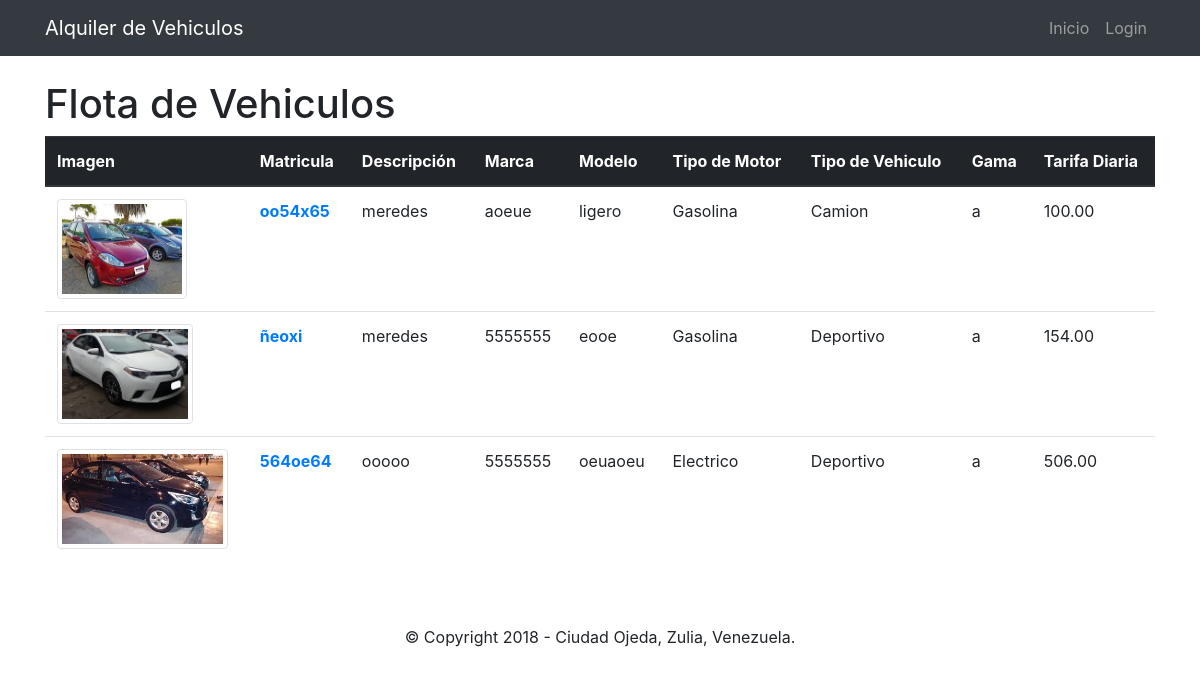
The page / on the database its author committed.
### autos/models.py (models this page shows, shortened)
class Vehiculos(models.Model):
    Choices_motor = (
        'Diesel',
        'Gasolina',
        'Electrico'
    )
    Choices_vehiculos = (
        'Turismo',
        'Deportivo',
        'Camion',
        'Limosina',
        'Monovulemen'
    )
    matricula = models.CharField(max_length=7, primary_key=True)
    marca = models.CharField(max_length=20)
    modelo = models.CharField(max_length=20)
    tipo_motor = models.IntegerField(choices=enumerate(Choices_motor))
    tipo_vehiculo = models.IntegerField(choices=enumerate(Choices_vehiculos))
    descripcion = models.CharField(max_length=20)
    techo_electrico = models.BooleanField()
    climatizacion = models.BooleanField()
    interior_cuero = models.BooleanField()
    stma_navegacion = models.BooleanField()
    cambio_automatico = models.BooleanField()
    gama = models.ForeignKey(gama, on_delete=models.PROTECT)
    tarifa_dia = models.DecimalField(
        default=0, max_digits=10, decimal_places=2)
    imagen = models.ImageField(
        upload_to='cars/', default='carro.png')
    class Meta:
        verbose_name_plural = "Vehiculos"

class gama(models.Model):
    id_gama = models.CharField(max_length=10, primary_key=True)
    descripcion = models.CharField(max_length=60)
    def __str__(self):
        return self.id_gama

### autos/views.py (the view)
# urls.py: path('', views.index.as_view(), name='Index'),
class index(generic.ListView):
    template_name = "autos/index.html"
    context_object_name = 'latest_question_list'
    paginate_by = 10
    def get_queryset(self):
        return Vehiculos.objects.all().order_by("tarifa_dia")

### autos/templates/autos/index.html
{% extends "base.html" %}
{% block content %}
{% load static %}
{% if latest_question_list %}
<h1>Flota de Vehiculos</h1>
	<div class=" table-responsive">
	<table class="table table-hover">
<thead class="thead-dark ">
    <tr>
      <th scope="col">Imagen</th>
      <th scope="col">Matricula</th>
      <th scope="col">Descripción</th>
       <th scope="col">Marca</th>
       <th scope="col">Modelo</th>
       <th scope="col">Tipo de Motor</th>
       <th scope="col">Tipo de Vehiculo</th>
       <th scope="col">Gama</th>
       <th scope="col">Tarifa Diaria</th>
     </tr>
 </thead>
    <tbody>
      {% for vehiculo in latest_question_list %}
      <tr>
        <td scope="row"><img src="{% static vehiculo.imagen.url %}" style="max-height:100px;" class="img-thumbnail"></td>
        <th> <a href="{% url 'autos:Reserva' vehiculo.matricula %}">{{vehiculo.matricula}}</a></th>
        <td>{{vehiculo.marca}}</td>
        <td>{{vehiculo.modelo}}</td>
        <td>{{vehiculo.descripcion}}</td>
        <td>{{vehiculo.get_tipo_motor_display}}</td>
        <td>{{vehiculo.get_tipo_vehiculo_display}}</td>
        <td>{{vehiculo.gama}}</td>
        <td>{{vehiculo.tarifa_dia}}</td>
      </tr>
      {% endfor %}
    </tbody>
	</table>
	</div>
{% else %}
      <p>No hay vehiculos disponibles.</p>
{% endif %}
{% endblock content %}

### templates/base.html (shortened to what this page needs)
{% load static %}
<!DOCTYPE html>
<html lang="en">
<head>
    <link href="{% static "css/bootstrap.min.css" %}" rel="stylesheet" media="screen">
  </head>
<body>
    <nav class="navbar navbar-expand-sm bg-dark navbar-dark fixed-top nav-pills">
        <div class="container">
          <a href="{% url 'autos:Index' %}" class="navbar-brand">
            Alquiler de Vehiculos
          </a>
          <div class="collapse navbar-collapse" id="navbarCollapse">
            <ul class="navbar-nav ml-auto">
              <li class="nav-item">
                <a href="{% url 'autos:Index' %}" class="nav-link">Inicio</a>
              {% if user.is_authenticated %}
                <li class="nav-item dropdown" >
                  <a class="nav-link dropdown-toggle" href="#" id="navbarDropdown" role="button" data-toggle="dropdown" aria-haspopup="true" aria-expanded="false">
                     Usuario: {{ user.get_username }}
                  </a>
                  <div class="dropdown-menu" aria-labelledby="navbarDropdown">
                    {% if request.user.is_superuser %}<a class="dropdown-item" href="/admin/">Administrador</a>{% endif %}
                  	<a class="dropdown-item" href="{% url 'logout'%}?next={{request.path}}">Cerrar Sección</a>
                  </div>
                </li>
              {% else %}
				<li class="nav-item">
                 <a href="{% url 'login'%}" class="nav-link">Login</a>
              	</li>
              {% endif %}
            </ul>
          </div>
        </div>
      </nav>
<div class="container" style="padding-top:10vh">
{% block content %} {% endblock %}
</div>
<footer>
    <div class="container-fluid">
      <div class="row">
        <div class="col-md-12 p-5">
          <p class="text-center">&copy; Copyright 2018 - Ciudad Ojeda, Zulia, Venezuela.</p>
        </div>
      </div>
    </div>
  </footer>
</body>
</html>

### rows shown on the page
Vehiculos: imagen (picture), matricula "oo54x65", marca "meredes", modelo "aoeue", descripcion "ligero", tipo_motor "Gasolina", tipo_vehiculo "Camion", gama "a", tarifa_dia "100.00"
Vehiculos: imagen (picture), matricula "ñeoxi", marca "meredes", modelo "5555555", descripcion "eooe", tipo_motor "Gasolina", tipo_vehiculo "Deportivo", gama "a", tarifa_dia "154.00"
Vehiculos: imagen (picture), matricula "564oe64", marca "ooooo", modelo "5555555", descripcion "oeuaoeu", tipo_motor "Electrico", tipo_vehiculo "Deportivo", gama "a", tarifa_dia "506.00"
